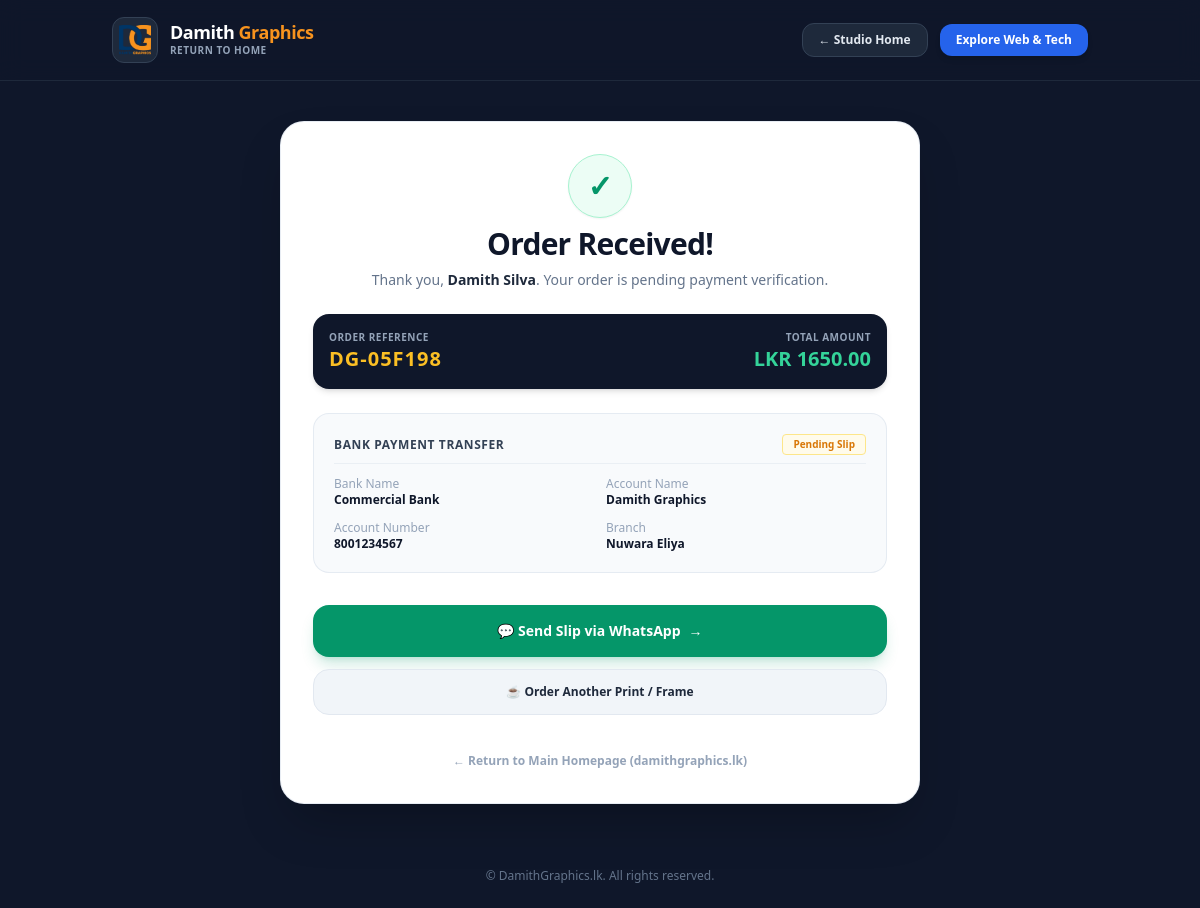
The page /studio/confirmation/DG-05F198/ on the database its author committed.
### studio/models.py (models this page shows, shortened)
class StudioOrder(models.Model):
  ORDER_MODE_CHOICES = [
      ('template', 'Pre-Built Design Template'),
      ('custom', 'Custom Design Request (+ LKR 300)'),
  ]
  DELIVERY_CHOICES = [
      ('courier', 'Islandwide Courier (+ LKR 400)'),
      ('pickup', 'Self Pickup (Free)'),
  ]
  STATUS_CHOICES = [
      ('pending', 'Pending Payment'),
      ('confirmed', 'Payment Confirmed'),
      ('proofing', 'Proofing Ready'),
      ('printing', 'In Printing Queue'),
      ('dispatched', 'Dispatched / Ready for Pickup'),
  ]
  order_number = models.CharField(max_length=20, unique=True, editable=False)
  item = models.ForeignKey(
      StudioItem, on_delete=models.CASCADE, related_name='orders'
  )
  order_mode = models.CharField(
      max_length=20, choices=ORDER_MODE_CHOICES, default='template'
  )
  selected_template = models.ForeignKey(
      DesignTemplate, on_delete=models.SET_NULL, null=True, blank=True
  )
  customer_name = models.CharField(max_length=150)
  whatsapp_number = models.CharField(max_length=20)
  delivery_type = models.CharField(
      max_length=20, choices=DELIVERY_CHOICES, default='courier'
  )
  delivery_address = models.TextField(blank=True, null=True)
  custom_text = models.TextField(max_length=300, blank=True, null=True)
  photo_1 = models.ImageField(
      upload_to='studio/orders/%Y/%m/', blank=True, null=True
  )
  photo_2 = models.ImageField(
      upload_to='studio/orders/%Y/%m/', blank=True, null=True
  )
  photo_3 = models.ImageField(
      upload_to='studio/orders/%Y/%m/', blank=True, null=True
  )
  photo_4 = models.ImageField(
      upload_to='studio/orders/%Y/%m/', blank=True, null=True
  )
  photo_5 = models.ImageField(
      upload_to='studio/orders/%Y/%m/', blank=True, null=True
  )
  photo_6 = models.ImageField(
      upload_to='studio/orders/%Y/%m/', blank=True, null=True
  )
  photo_count = models.PositiveIntegerField(default=1)
  quantity = models.PositiveIntegerField(default=1)
  custom_design_fee = models.DecimalField(
      max_digits=10, decimal_places=2, default=0.00
  )
  extra_photo_fee = models.DecimalField(
      max_digits=10, decimal_places=2, default=0.00
  )
  delivery_fee = models.DecimalField(
      max_digits=10, decimal_places=2, default=400.00
  )
  total_amount = models.DecimalField(max_digits=10, decimal_places=2)
  status = models.CharField(
      max_length=20, choices=STATUS_CHOICES, default='pending'
  )
  created_at = models.DateTimeField(auto_now_add=True)

### studio/views.py (the view)
def order_confirmation(request, order_number):
  order = get_object_or_404(StudioOrder, order_number=order_number)
  wa_message = (
      f'Hello Damith Studio! I placed an order.\n\n'
      f'Order Ref: {order.order_number}\n'
      f'Item: {order.item.title} (x{order.quantity})\n'
      f'Name: {order.customer_name}\n'
      f'Total Payable: LKR {order.total_amount:,.2f}\n\n'
      f'I will attach my payment proof here.'
  )
  studio_whatsapp = '94771234567'
  wa_link = f'https://wa.me/{studio_whatsapp}?text={urllib.parse.quote(wa_message)}'
  return render(
      request,
      'studio/order_confirmation.html',
      {
          'order': order,
          'wa_link': wa_link,
      },
  )

### studio/templates/studio/order_confirmation.html (shortened to what this page needs)
{% load static %}
<!DOCTYPE html>
<html lang="en">
<head>
    <script src="https://cdn.tailwindcss.com"></script>
</head>
<body class="bg-slate-900 text-slate-800 font-sans antialiased min-h-screen flex flex-col justify-between">
    <header class="bg-slate-900/80 backdrop-blur-md border-b border-slate-800 sticky top-0 z-50">
        <div class="max-w-5xl mx-auto px-6 h-20 flex items-center justify-between">
            <a href="/" class="flex items-center gap-3 group">
                <div class="p-1.5 bg-slate-800 rounded-xl border border-slate-700 group-hover:border-amber-400 transition duration-300">
                    <img src="{% static 'images/damith_graphics_logo.png' %}" alt="Damith Graphics Logo" class="w-8 h-8 object-contain">
                </div>
                <div>
                    <p class="font-black text-lg text-white tracking-tight leading-none">Damith <span class="text-[#F7931E]">Graphics</span></p>
                    <span class="text-[10px] font-bold text-slate-400 tracking-wider uppercase block mt-0.5">Return to Home</span>
                </div>
            </a>
            <div class="flex items-center gap-3 text-xs font-black">
                <a href="{% url 'studio:home' %}" class="px-4 py-2 bg-slate-800 hover:bg-slate-700 text-slate-200 rounded-xl border border-slate-700 transition">
                    &larr; Studio Home
                </a>
                <a href="/" class="px-4 py-2 bg-blue-600 hover:bg-blue-700 text-white rounded-xl shadow-md transition hidden sm:inline-block">
                    Explore Web & Tech
                </a>
            </div>
        </div>
    </header>
    <main class="max-w-2xl mx-auto px-4 py-10 w-full flex-1 flex flex-col justify-center">
        <div class="bg-white border border-slate-200/80 rounded-3xl p-6 sm:p-8 shadow-2xl space-y-6 relative overflow-hidden">
            <div class="text-center space-y-2">
                <span class="w-16 h-16 rounded-full bg-emerald-50 text-emerald-600 text-3xl font-black inline-flex items-center justify-center border border-emerald-200 shadow-sm">
                    ✓
                </span>
                <h1 class="text-2xl sm:text-3xl font-black text-slate-900 tracking-tight">Order Received!</h1>
                <p class="text-xs sm:text-sm text-slate-500 font-medium">Thank you, <strong class="text-slate-800">{{ order.customer_name }}</strong>. Your order is pending payment verification.</p>
            </div>
            <div class="bg-slate-900 text-white p-4 rounded-2xl flex items-center justify-between shadow-md">
                <div>
                    <span class="text-[10px] font-extrabold text-slate-400 uppercase tracking-wider block">Order Reference</span>
                    <span class="text-xl font-black text-amber-400 tracking-wider">{{ order.order_number }}</span>
                </div>
                <div class="text-right">
                    <span class="text-[10px] font-extrabold text-slate-400 uppercase tracking-wider block">Total Amount</span>
                    <span class="text-xl font-black text-emerald-400">LKR {{ order.total_amount }}</span>
                </div>
            </div>
            <div class="bg-slate-50 border border-slate-200/80 rounded-2xl p-5 space-y-3">
                <div class="flex items-center justify-between border-b border-slate-200/60 pb-2">
                    <span class="text-xs font-black uppercase text-slate-700 tracking-wider">Bank Payment Transfer</span>
                    <span class="text-[10px] font-extrabold text-amber-600 bg-amber-50 px-2.5 py-0.5 rounded border border-amber-200">Pending Slip</span>
                </div>
                <div class="grid grid-cols-2 gap-3 text-xs">
                    <div>
                        <span class="text-slate-400 font-medium block">Bank Name</span>
                        <span class="font-bold text-slate-900">Commercial Bank</span>
                    </div>
                    <div>
                        <span class="text-slate-400 font-medium block">Account Name</span>
                        <span class="font-bold text-slate-900">Damith Graphics</span>
                    </div>
                    <div>
                        <span class="text-slate-400 font-medium block">Account Number</span>
                        <span class="font-bold text-slate-900">8001234567</span>
                    </div>
                    <div>
                        <span class="text-slate-400 font-medium block">Branch</span>
                        <span class="font-bold text-slate-900">Nuwara Eliya</span>
                    </div>
                </div>
            </div>
            <div class="space-y-3 pt-2">
                <a href="{{ wa_link }}" target="_blank" class="w-full py-4 bg-emerald-600 hover:bg-emerald-700 text-white font-black text-sm rounded-2xl shadow-lg shadow-emerald-600/20 transition duration-300 flex items-center justify-center gap-2">
                    <span>💬 Send Slip via WhatsApp</span>
                    <span>&rarr;</span>
                </a>
                <a href="{% url 'studio:home' %}" class="w-full py-3.5 bg-slate-100 hover:bg-slate-200 text-slate-800 font-black text-xs rounded-2xl transition duration-300 flex items-center justify-center gap-2 border border-slate-200">
                    <span>☕ Order Another Print / Frame</span>
                </a>
            </div>
            <div class="text-center pt-2">
                <a href="/" class="text-xs font-bold text-slate-400 hover:text-slate-600 transition">
                    &larr; Return to Main Homepage (damithgraphics.lk)
                </a>
            </div>
        </div>
    </main>
    <footer class="py-6 text-center text-slate-500 text-xs">
        &copy; DamithGraphics.lk. All rights reserved.
    </footer>
</body>
</html>

### rows shown on the page
StudioOrder: customer_name "Damith Silva", order_number "DG-05F198", total_amount "1650.00"
